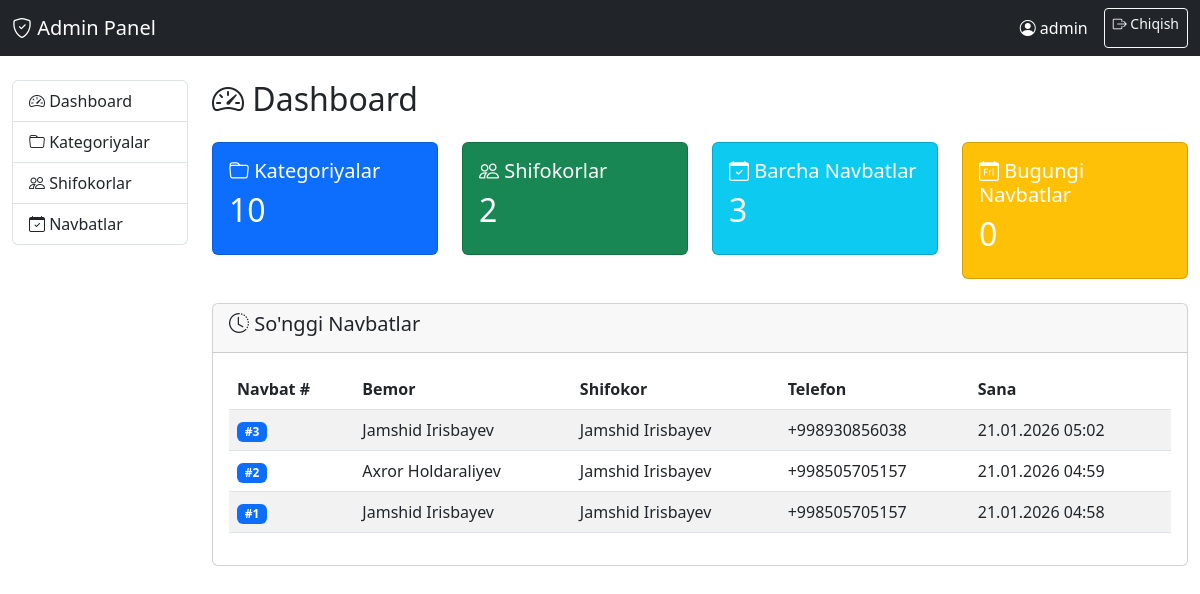
/admin-panel/dashboard/ (signed in), run on an earlier commit of the app's database.
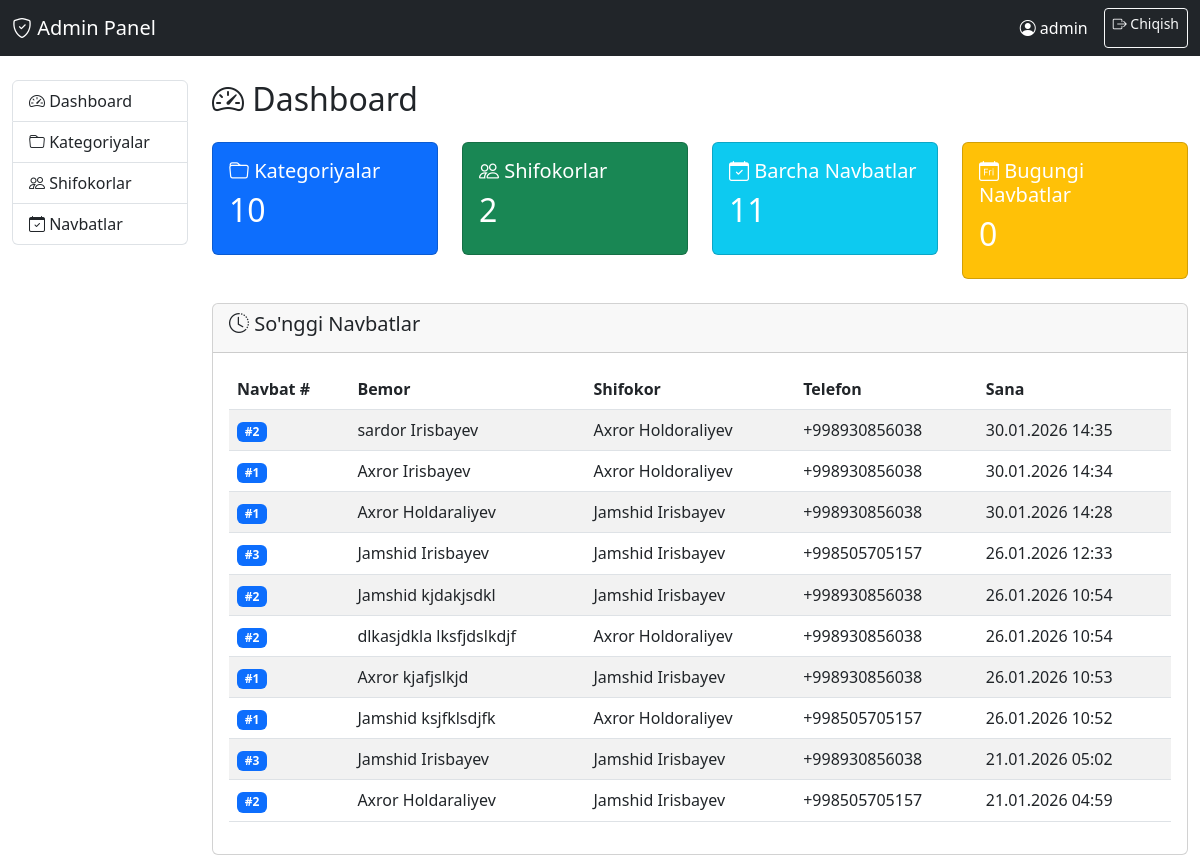
And on a later commit of the database.
### booking/models.py (models this page shows, shortened)
class Appointment(models.Model):
    patient_first_name = models.CharField(max_length=100, verbose_name="Bemor ismi")
    patient_last_name = models.CharField(
        max_length=100, verbose_name="Bemor familiyasi"
    )
    patient_phone = models.CharField(
        max_length=20,
        validators=[
            RegexValidator(
                regex=r"^\+?1?\d{9,15}$",
                message="Telefon raqami to'g'ri formatda bo'lishi kerak.",
            )
        ],
        verbose_name="Bemor telefon raqami",
    )
    doctor = models.ForeignKey(
        Doctor,
        on_delete=models.CASCADE,
        related_name="appointments",
        verbose_name="Shifokor",
    )
    queue_number = models.PositiveIntegerField(verbose_name="Navbat raqami")
    qr_code_image = models.ImageField(
        upload_to="qr_codes/", blank=True, null=True, verbose_name="QR kod rasmi"
    )
    created_at = models.DateTimeField(auto_now_add=True, verbose_name="Yaratilgan vaqt")
    class Meta:
        verbose_name = "Navbat"
        verbose_name_plural = "Navbatlar"
        ordering = ["-created_at"]

class Doctor(models.Model):
    first_name = models.CharField(max_length=100, verbose_name="Ism")
    last_name = models.CharField(max_length=100, verbose_name="Familiya")
    category = models.ForeignKey(
        Category,
        on_delete=models.CASCADE,
        related_name="doctors",
        verbose_name="Kategoriya",
    )
    phone = models.CharField(
        max_length=20,
        validators=[
            RegexValidator(
                regex=r"^\+?1?\d{9,15}$",
                message="Telefon raqami to'g'ri formatda bo'lishi kerak.",
            )
        ],
        verbose_name="Telefon raqami",
    )
    created_at = models.DateTimeField(auto_now_add=True)
    updated_at = models.DateTimeField(auto_now=True)
    class Meta:
        verbose_name = "Shifokor"
        verbose_name_plural = "Shifokorlar"
        ordering = ["last_name", "first_name"]
    @property
    def full_name(self):
        return f"{self.first_name} {self.last_name}"

### admin_panel/views.py (the view)
# urls.py: path('dashboard/', views.admin_dashboard, name='dashboard'),
@admin_required
def admin_dashboard(request):
    stats = {
        'total_categories': Category.objects.count(),
        'total_doctors': Doctor.objects.count(),
        'total_appointments': Appointment.objects.count(),
        'today_appointments': Appointment.objects.filter(
            created_at__date=timezone.now().date()
        ).count(),
    }
    recent_appointments = Appointment.objects.select_related('doctor').order_by('-created_at')[:10]
    return render(request, 'admin_panel/dashboard.html', {
        'stats': stats,
        'recent_appointments': recent_appointments
    })

### admin_panel/templates/admin_panel/dashboard.html (shortened to what this page needs)
{% extends 'admin_panel/base.html' %}
{% block content %}
<h2 class="mb-4"><i class="bi bi-speedometer2"></i> Dashboard</h2>
<div class="row mb-4">
    <div class="col-md-3">
        <div class="card bg-primary text-white">
            <div class="card-body">
                <h5><i class="bi bi-folder"></i> Kategoriyalar</h5>
                <h2>{{ stats.total_categories }}</h2>
            </div>
        </div>
    </div>
    <div class="col-md-3">
        <div class="card bg-success text-white">
            <div class="card-body">
                <h5><i class="bi bi-people"></i> Shifokorlar</h5>
                <h2>{{ stats.total_doctors }}</h2>
            </div>
        </div>
    </div>
    <div class="col-md-3">
        <div class="card bg-info text-white">
            <div class="card-body">
                <h5><i class="bi bi-calendar-check"></i> Barcha Navbatlar</h5>
                <h2>{{ stats.total_appointments }}</h2>
            </div>
        </div>
    </div>
    <div class="col-md-3">
        <div class="card bg-warning text-white">
            <div class="card-body">
                <h5><i class="bi bi-calendar-day"></i> Bugungi Navbatlar</h5>
                <h2>{{ stats.today_appointments }}</h2>
            </div>
        </div>
    </div>
</div>
<div class="card">
    <div class="card-header">
        <h5><i class="bi bi-clock-history"></i> So'nggi Navbatlar</h5>
    </div>
    <div class="card-body">
        {% if recent_appointments %}
            <div class="table-responsive">
                <table class="table table-striped">
                    <thead>
                        <tr>
                            <th>Navbat #</th>
                            <th>Bemor</th>
                            <th>Shifokor</th>
                            <th>Telefon</th>
                            <th>Sana</th>
                        </tr>
                    </thead>
                    <tbody>
                        {% for appointment in recent_appointments %}
                            <tr>
                                <td><span class="badge bg-primary">#{{ appointment.queue_number }}</span></td>
                                <td>{{ appointment.patient_first_name }} {{ appointment.patient_last_name }}</td>
                                <td>{{ appointment.doctor.full_name }}</td>
                                <td>{{ appointment.patient_phone }}</td>
                                <td>{{ appointment.created_at|date:"d.m.Y H:i" }}</td>
                            </tr>
                        {% endfor %}
                    </tbody>
                </table>
            </div>
        {% else %}
            <p class="text-muted">Hozircha navbatlar mavjud emas.</p>
        {% endif %}
    </div>
</div>
{% endblock %}

What changed in the data, as far as the page shows it:
no longer on this page (row unchanged): Appointment: queue_number "1", patient_first_name "Jamshid", patient_last_name "Irisbayev", doctor.full_name "Jamshid Irisbayev", patient_phone "+998505705157", created_at "21.01.2026 04:58"
added Appointment: queue_number "2", patient_first_name "sardor", patient_last_name "Irisbayev", doctor.full_name "Axror Holdoraliyev", patient_phone "+998930856038", created_at "30.01.2026 14:35"
added Appointment: queue_number "1", patient_first_name "Axror", patient_last_name "Irisbayev", doctor.full_name "Axror Holdoraliyev", patient_phone "+998930856038", created_at "30.01.2026 14:34"
added Appointment: queue_number "1", patient_first_name "Axror", patient_last_name "Holdaraliyev", doctor.full_name "Jamshid Irisbayev", patient_phone "+998930856038", created_at "30.01.2026 14:28"
added Appointment: queue_number "3", patient_first_name "Jamshid", patient_last_name "Irisbayev", doctor.full_name "Jamshid Irisbayev", patient_phone "+998505705157", created_at "26.01.2026 12:33"
added Appointment: queue_number "2", patient_first_name "Jamshid", patient_last_name "kjdakjsdkl", doctor.full_name "Jamshid Irisbayev", patient_phone "+998930856038", created_at "26.01.2026 10:54"
added Appointment: queue_number "2", patient_first_name "dlkasjdkla", patient_last_name "lksfjdslkdjf", doctor.full_name "Axror Holdoraliyev", patient_phone "+998930856038", created_at "26.01.2026 10:54"
added Appointment: queue_number "1", patient_first_name "Axror", patient_last_name "kjafjslkjd", doctor.full_name "Jamshid Irisbayev", patient_phone "+998930856038", created_at "26.01.2026 10:53"
added Appointment: queue_number "1", patient_first_name "Jamshid", patient_last_name "ksjfklsdjfk", doctor.full_name "Axror Holdoraliyev", patient_phone "+998505705157", created_at "26.01.2026 10:52"
Also different on the page:
{{ stats.total_appointments }}: "3" → "11"
